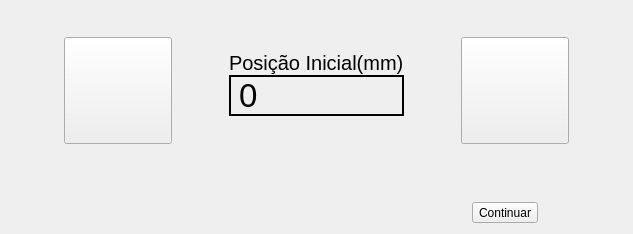
              <widget class="QWidget" name="position_page">
               <layout class="QVBoxLayout" name="verticalLayout_7" stretch="12,2,1">
                <item>
                 <layout class="QHBoxLayout" name="positionLayout" stretch="2,2,1,3,1,2,2">
                  <property name="spacing">
                   <number>30</number>
                  </property>
                  <item>
                   <spacer name="horizontalSpacer_18">
                    <property name="orientation">
                     <enum>Qt::Horizontal</enum>
                    </property>
                    <property name="sizeHint" stdset="0">
                     <size>
                      <width>40</width>
                      <height>20</height>
                     </size>
                    </property>
                   </spacer>
                  </item>
                  <item>
                   <widget class="QToolButton" name="moveLeft_toolButton">
                    <property name="text">
                     <string/>
                    </property>
                    <property name="icon">
                     <iconset resource="images/resources.qrc">
                      <normaloff>:/moveLeft.png</normaloff>:/moveLeft.png</iconset>
                    </property>
                    <property name="iconSize">
                     <size>
                      <width>100</width>
                      <height>100</height>
                     </size>
                    </property>
                   </widget>
                  </item>
                  <item>
                   <spacer name="horizontalSpacer_14">
                    <property name="orientation">
                     <enum>Qt::Horizontal</enum>
                    </property>
                    <property name="sizeHint" stdset="0">
                     <size>
                      <width>40</width>
                      <height>20</height>
                     </size>
                    </property>
                   </spacer>
                  </item>
                  <item>
                   <layout class="QVBoxLayout" name="verticalLayout_6" stretch="3,1,2,4">
                    <property name="spacing">
                     <number>0</number>
                    </property>
                    <property name="sizeConstraint">
                     <enum>QLayout::SetDefaultConstraint</enum>
                    </property>
                    <item>
                     <spacer name="verticalSpacer_7">
                      <property name="orientation">
                       <enum>Qt::Vertical</enum>
                      </property>
                      <property name="sizeHint" stdset="0">
                       <size>
                        <width>20</width>
                        <height>40</height>
                       </size>
                      </property>
                     </spacer>
                    </item>
                    <item>
                     <widget class="QLabel" name="initialPositionTitle_label">
                      <property name="font">
                       <font>
                        <pointsize>15</pointsize>
                       </font>
                      </property>
                      <property name="text">
                       <string>Posição Inicial(mm)</string>
                      </property>
                      <property name="alignment">
                       <set>Qt::AlignBottom|Qt::AlignLeading|Qt::AlignLeft</set>
                      </property>
                     </widget>
                    </item>
                    <item>
                     <widget class="QLabel" name="initialPositionValue_label">
                      <property name="sizePolicy">
                       <sizepolicy hsizetype="Preferred" vsizetype="Preferred">
                        <horstretch>0</horstretch>
                        <verstretch>0</verstretch>
                       </sizepolicy>
                      </property>
                      <property name="font">
                       <font>
                        <pointsize>25</pointsize>
                       </font>
                      </property>
                      <property name="styleSheet">
                       <string notr="true"/>
                      </property>
                      <property name="frameShape">
                       <enum>QFrame::Box</enum>
                      </property>
                      <property name="lineWidth">
                       <number>2</number>
                      </property>
                      <property name="text">
                       <string>0</string>
                      </property>
                     </widget>
                    </item>
                    <item>
                     <spacer name="verticalSpacer_6">
                      <property name="orientation">
                       <enum>Qt::Vertical</enum>
                      </property>
                      <property name="sizeHint" stdset="0">
                       <size>
                        <width>20</width>
                        <height>40</height>
                       </size>
                      </property>
                     </spacer>
                    </item>
                   </layout>
                  </item>
                  <item>
                   <spacer name="horizontalSpacer_15">
                    <property name="orientation">
                     <enum>Qt::Horizontal</enum>
                    </property>
                    <property name="sizeHint" stdset="0">
                     <size>
                      <width>40</width>
                      <height>20</height>
                     </size>
                    </property>
                   </spacer>
                  </item>
                  <item>
                   <widget class="QToolButton" name="moveRight_toolButton">
                    <property name="text">
                     <string/>
                    </property>
                    <property name="icon">
                     <iconset resource="images/resources.qrc">
                      <normaloff>:/moveRight.png</normaloff>:/moveRight.png</iconset>
                    </property>
                    <property name="iconSize">
                     <size>
                      <width>100</width>
                      <height>100</height>
                     </size>
                    </property>
                   </widget>
                  </item>
                  <item>
                   <spacer name="horizontalSpacer_19">
                    <property name="orientation">
                     <enum>Qt::Horizontal</enum>
                    </property>
                    <property name="sizeHint" stdset="0">
                     <size>
                      <width>40</width>
                      <height>20</height>
                     </size>
                    </property>
                   </spacer>
                  </item>
                 </layout>
                </item>
                <item>
                 <spacer name="verticalSpacer_8">
                  <property name="orientation">
                   <enum>Qt::Vertical</enum>
                  </property>
                  <property name="sizeHint" stdset="0">
                   <size>
                    <width>20</width>
                    <height>40</height>
                   </size>
                  </property>
                 </spacer>
                </item>
                <item>
                 <layout class="QHBoxLayout" name="horizontalLayout_7" stretch="11,0,2">
                  <item>
                   <spacer name="horizontalSpacer_16">
                    <property name="orientation">
                     <enum>Qt::Horizontal</enum>
                    </property>
                    <property name="sizeHint" stdset="0">
                     <size>
                      <width>40</width>
                      <height>20</height>
                     </size>
                    </property>
                   </spacer>
                  </item>
                  <item>
                   <widget class="QToolButton" name="continuePosition_Button">
                    <property name="sizePolicy">
                     <sizepolicy hsizetype="Fixed" vsizetype="Fixed">
                      <horstretch>0</horstretch>
                      <verstretch>0</verstretch>
                     </sizepolicy>
                    </property>
                    <property name="layoutDirection">
                     <enum>Qt::LeftToRight</enum>
                    </property>
                    <property name="autoFillBackground">
                     <bool>false</bool>
                    </property>
                    <property name="styleSheet">
                     <string notr="true"/>
                    </property>
                    <property name="text">
                     <string>Continuar</string>
                    </property>
                    <property name="icon">
                     <iconset resource="images/resources.qrc">
                      <normaloff>:/Arrow.png</normaloff>:/Arrow.png</iconset>
                    </property>
                    <property name="iconSize">
                     <size>
                      <width>30</width>
                      <height>30</height>
                     </size>
                    </property>
                    <property name="toolButtonStyle">
                     <enum>Qt::ToolButtonTextBesideIcon</enum>
                    </property>
                    <property name="autoRaise">
                     <bool>false</bool>
                    </property>
                    <property name="arrowType">
                     <enum>Qt::NoArrow</enum>
                    </property>
                   </widget>
                  </item>
                  <item>
                   <spacer name="horizontalSpacer_21">
                    <property name="orientation">
                     <enum>Qt::Horizontal</enum>
                    </property>
                    <property name="sizeHint" stdset="0">
                     <size>
                      <width>40</width>
                      <height>20</height>
                     </size>
                    </property>
                   </spacer>
                  </item>
                 </layout>
                </item>
               </layout>
              </widget>
